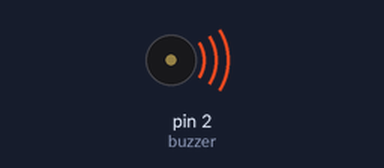
This sketch was run on a simulated Arduino Uno, built with avr-gcc and run on an emulated ATmega328P. Shown: buzzer (waves = sounding).

Above: at 1.0 s.
Timing chart, 0 to 5.2 s (numbered marks = the images above):
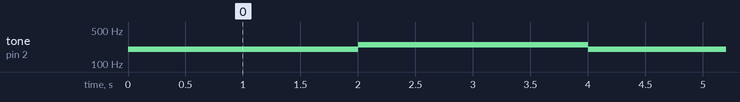

The sketch:

sketch.ino
```cpp
int buzzer=2;
void setup()
{
  pinMode(buzzer,OUTPUT);
}
void loop()
{
  tone(buzzer,200);
  delay(2000);
  tone(buzzer,250);
  delay(2000);
}
```

Measured:
- by itself, tone on pin 2 (buzzer): alternates 250 Hz for 2.0 s and 200 Hz for 2.0 s
